Frame 1 (no input): blank canvas, image omitted
Frame 60 (the mouse pressed at the canvas centre just before this capture): blank canvas, image omitted
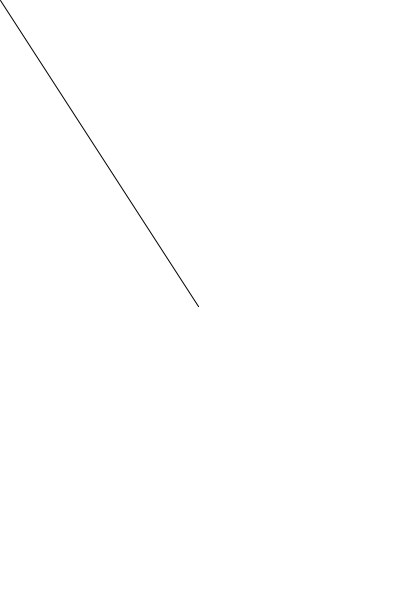
Frame 120 (the mouse held since frame 60 and released just before this capture)

The Processing sketch whose frames 1 and 60 were blank and that drew this single picture after the mouse press (run headless with seeded random() and noise(); from frame 60 on, the mouse is pressed at the canvas centre):

// Processing sketch: TTZ_P6_01
// ── TTZ_P6_01.pde
// Draw lines

void setup() {
  size(396, 612);
  background(255);
}

void draw() {
  if (mousePressed) {
    line(mouseX, mouseY, pmouseX, pmouseY);
  }
}
